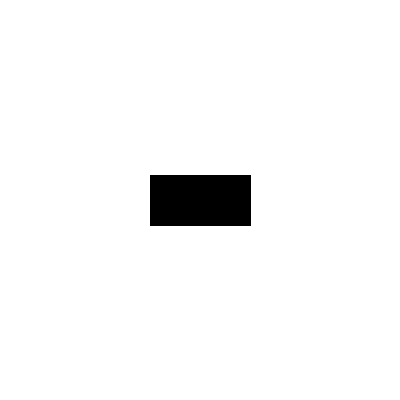
Frame 1 (no input)
Frame 60 (the mouse pressed at the canvas centre just before this capture): identical to frame 1, image omitted
Frame 120 (the mouse held since frame 60 and released just before this capture): identical to frame 1, image omitted

The Processing sketch that drew this single still picture (run headless with seeded random() and noise(); from frame 60 on, the mouse is pressed at the canvas centre):

// Processing sketch: sketch_feb07c_inclass
// ── sketch_feb07c_inclass.pde
float a=0;
float av=0;
float aa=0;

void setup(){
  size(400,400);
  
}

void draw(){
  background(255);
  smooth();
  translate(width/2,height/2); 
  fill(0);
  rotate(a);
  if(mousePressed){
  aa=map(mouseX,0,width,-.001,.001);}
  else{
    aa=0;}
  a+=av;
  av+=aa;
  rectMode(CENTER);
  rect(0,0,100,50);
}
